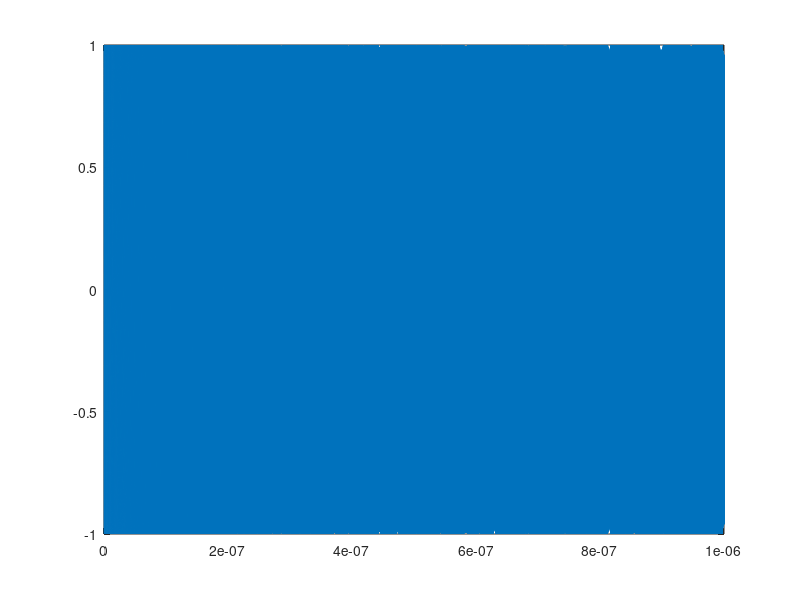
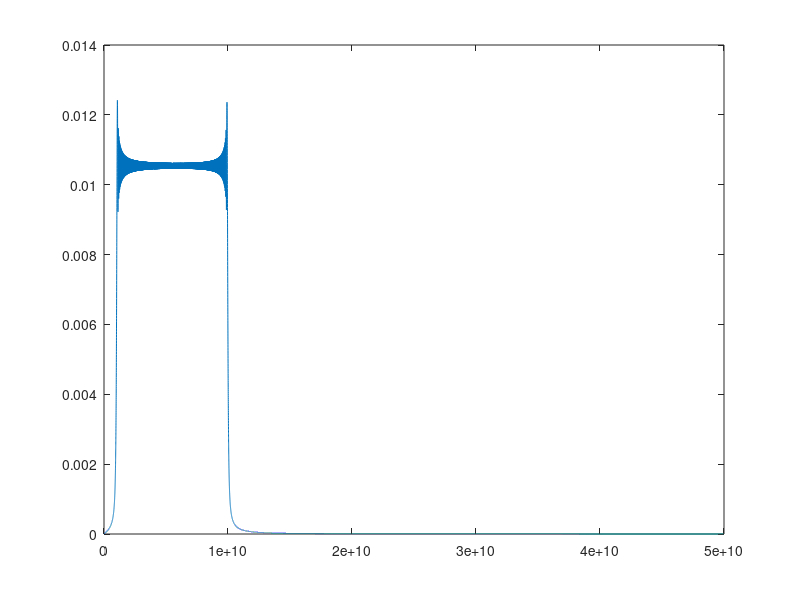

Recreate these plots in MATLAB, in order.
clear;
close all;
clc;

% chirp sweep from 1 GHz to 10 GHz

Fs = 100*10^9;
Ts = 1/Fs;
duration = 10^-6;
signal_length = Fs * duration;
t = (0:(signal_length-1))*Ts;
signal = chirp(t, 10^9, t(end), 10*10^9);


figure;
plot(t, signal);


% FFT
f = Fs*(0:(signal_length/2))/signal_length;
Y = fft(signal);
p2 = abs(Y/signal_length);
p1 = p2(1:(signal_length/2)+1);
p1(2:end-1) = 2*p1(2:end-1);

figure;
plot(f, p1);